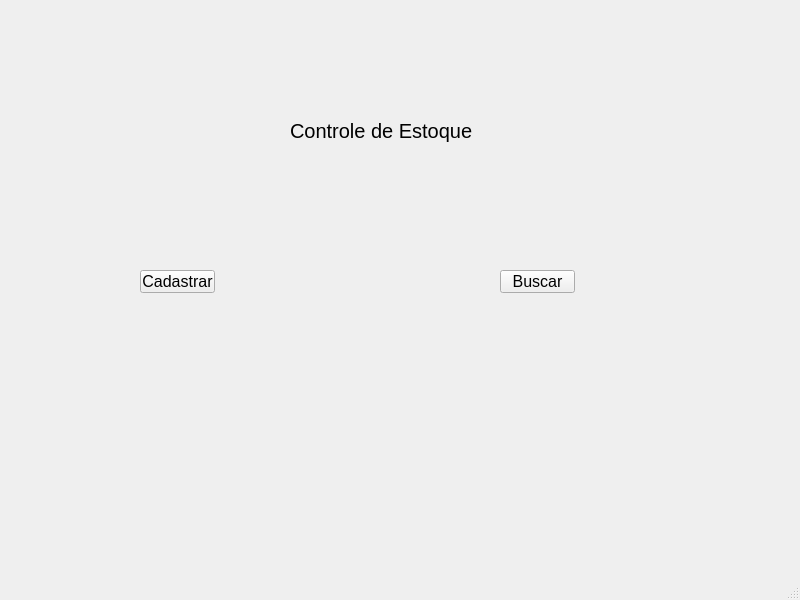
<?xml version="1.0" encoding="UTF-8"?>
<ui version="4.0">
 <class>MainWindow</class>
 <widget class="QMainWindow" name="MainWindow">
  <property name="geometry">
   <rect>
    <x>0</x>
    <y>0</y>
    <width>800</width>
    <height>600</height>
   </rect>
  </property>
  <property name="windowTitle">
   <string>MainWindow</string>
  </property>
  <widget class="QWidget" name="centralwidget">
   <widget class="QLabel" name="label">
    <property name="geometry">
     <rect>
      <x>290</x>
      <y>90</y>
      <width>211</width>
      <height>81</height>
     </rect>
    </property>
    <property name="font">
     <font>
      <pointsize>15</pointsize>
     </font>
    </property>
    <property name="text">
     <string>Controle de Estoque</string>
    </property>
   </widget>
   <widget class="QPushButton" name="pushButtonMainCadastrar">
    <property name="geometry">
     <rect>
      <x>140</x>
      <y>270</y>
      <width>75</width>
      <height>23</height>
     </rect>
    </property>
    <property name="font">
     <font>
      <pointsize>12</pointsize>
     </font>
    </property>
    <property name="text">
     <string>Cadastrar</string>
    </property>
   </widget>
   <widget class="QPushButton" name="pushButtonMainBuscar">
    <property name="geometry">
     <rect>
      <x>500</x>
      <y>270</y>
      <width>75</width>
      <height>23</height>
     </rect>
    </property>
    <property name="font">
     <font>
      <pointsize>12</pointsize>
     </font>
    </property>
    <property name="text">
     <string>Buscar</string>
    </property>
   </widget>
  </widget>
  <widget class="QMenuBar" name="menubar">
   <property name="geometry">
    <rect>
     <x>0</x>
     <y>0</y>
     <width>800</width>
     <height>21</height>
    </rect>
   </property>
  </widget>
  <widget class="QStatusBar" name="statusbar"/>
 </widget>
 <resources/>
 <connections/>
</ui>
